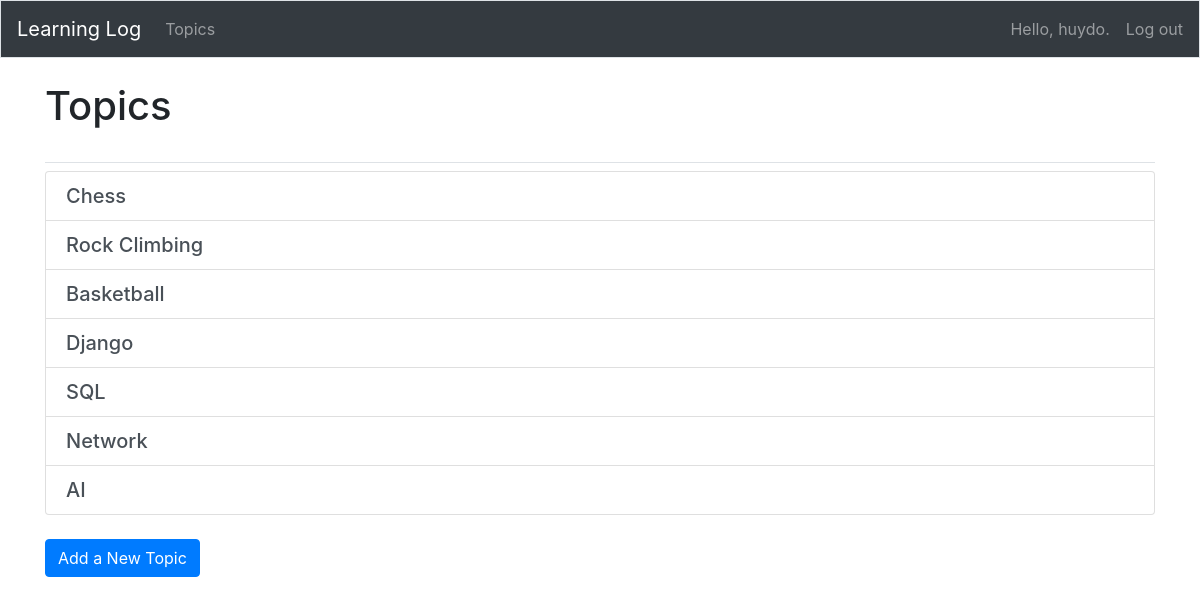
The app's page /topics/ (signed in) with its own data.
### learning_logs/models.py (models this page shows)
class Topic(models.Model):
    text = models.CharField(max_length=200)
    date_added = models.DateTimeField(auto_now_add=True)
    owner = models.ForeignKey(User, on_delete=models.CASCADE)
    def __str__(self):
        """This is just like toString() in Java"""
        return self.text

### learning_logs/views.py (the view)
# urls.py: path('topics/', views.topics, name='topics'),
def topics(request):
    topics = Topic.objects.order_by('date_added').filter(owner=request.user)
    context = {'topics': topics} # Pass data to template
    return render(request, 'learning_logs/topics.html', context)

### learning_logs/templates/learning_logs/topics.html
{% extends "learning_logs/base.html" %}
{% block page_header %}
    <h1 class="mb-4">Topics</h1>
{% endblock page_header %}
{% block content %}
<div class="list-group mb-4">
    {% for topic in topics %}
        <a href="{% url 'learning_logs:topic' topic.id %}" class="list-group-item list-group-item-action">
            <h5 class="mb-0">{{ topic }}</h5>
        </a>
    {% empty %}
        <div class="alert alert-info" role="alert">
            No topics have been added yet.
        </div>
    {% endfor %}
</div>
<a href="{% url 'learning_logs:new_topic' %}" class="btn btn-primary">Add a New Topic</a>
{% endblock content %}

### learning_logs/templates/learning_logs/base.html (shortened to what this page needs)
{% load bootstrap4 %}
<!DOCTYPE html>
<html lang="en">
<head>
    {% bootstrap_css %}
</head>
<body>
<nav class="navbar navbar-expand-md navbar-dark bg-dark mb-4 border">
    <a class="navbar-brand" href="{% url 'learning_logs:index' %}">Learning Log</a>
    <div class="collapse navbar-collapse" id="navbarCollapse">
        <ul class="navbar-nav mr-auto">
            <li class="nav-item">
                <a class="nav-link" href="{% url 'learning_logs:topics' %}">Topics</a>
            </li>
        </ul>
        <ul class="navbar-nav ml-auto">
            {% if user.is_authenticated %}
                <li class="nav-item">
                    <span class="navbar-text mr-3">Hello, {{ user.username }}.</span>
                </li>
                <li class="nav-item">
                    <form method="post" action="{% url 'users:logout' %}">
                        <button type="submit" class="nav-link "
                                style="padding: 0; border: none; background: none; margin-top: 8px">
                            Log out
                        </button>
                    </form>
                </li>
            {% endif %}
        </ul>
    </div>
</nav>
<main role="main" class="container">
    <div class="pb-2 mb-2 border-bottom">
        {% block page_header %}{% endblock page_header %}
    </div>
    <div>
        {% block content %}{% endblock content %}
    </div>
</main>
</body>
</html>

### records on screen
Topic: text "Chess"
Topic: text "Rock Climbing"
Topic: text "Basketball"
Topic: text "Django"
Topic: text "SQL"
Topic: text "Network"
Topic: text "AI"

### other values on screen
{{ user.username }} "huydo"
